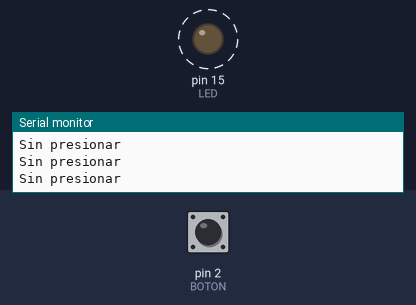
Bench run of a sketch on a simulated Arduino Uno, built with avr-gcc and run on an emulated ATmega328P. Shown: output pins drawn as LEDs (lit = HIGH), the last lines printed to the serial monitor. Dashed ring = blinking. Inputs (shaded band) come from the test bench; at power-on: pin 2 (BOTON) LOW.

Above: at 2.8 s.
2.9 s: pin 2 (BOTON) pulled HIGH for 3.2 s
At 3.18 s:
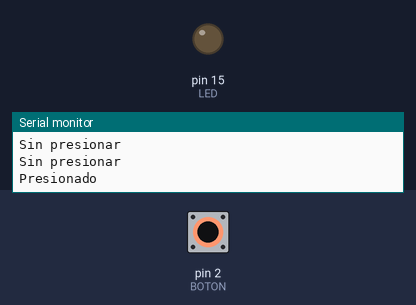
At 6.6 s:
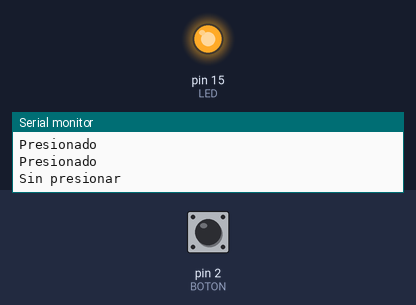
Timing chart, 0 to 13.6 s (numbered marks = the images above; inputs shaded):
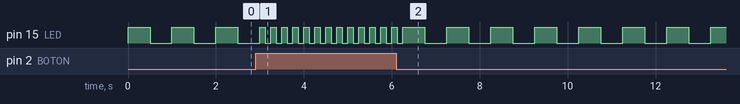

The sketch:

P1A2-Boton-Freq.ino
```cpp
#define BOTON 2 //Define el GPIO2 como "BOTON")
#define LED 15 //Define el GPIO15 como "LED")

bool estadoBTN; //Declara la variable "estadoBTN" como booleano (binario)

void setup() {
  pinMode(BOTON,INPUT); //Configura el botón como una entrada
  pinMode(LED,OUTPUT); //Configura el led como una salida
  Serial.begin(115200); //Establece comunicación serial a 115,200 baudios

}

void loop() {
  estadoBTN = digitalRead(BOTON); //Designa a la variable "estadoBTN" la lectura del botón

  if (estadoBTN == true) { //Si el botón está presionado
    Serial.println("Presionado"); //Imprime "Presionado"
    digitalWrite(LED,HIGH); //Enciende el LED
    delay(125); //Espera un cuarto de segundo
    digitalWrite(LED,LOW); //Apaga el LED
    delay(125); //Espera un cuarto de segundo
  }

  else{ //Si el botón no está presionado
    Serial.println("Sin presionar"); //Imprime "Sin presionar"
    digitalWrite(LED,HIGH); //Enciende el LED
    delay(500); //Espera medio segundo
    digitalWrite(LED,LOW); //Apaga el LED
    delay(500); //Espera medio segundo
  }
}
```
